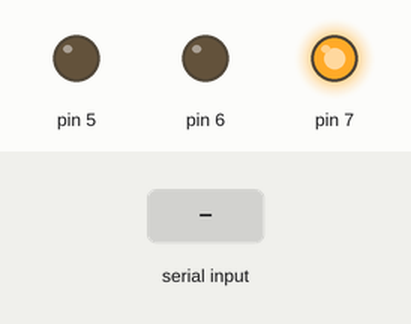
Bench run of a sketch on a simulated Arduino Uno, built with avr-gcc and run on an emulated ATmega328P. Parts: output pins drawn as LEDs (lit = HIGH). Inputs (shaded band) come from the test bench.

Above: at 1.2 s.
1.3 s: "o" received over Serial
At 1.6 s:
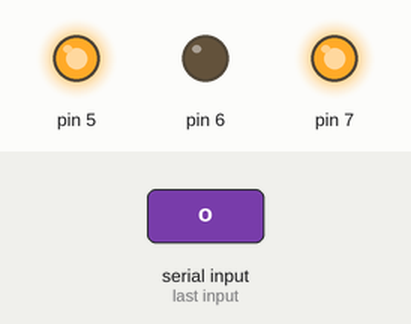
2.8 s: "p" received over Serial
At 4.0 s:
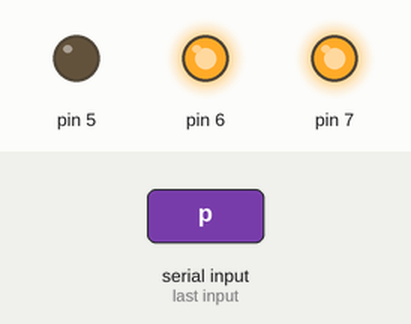
4.3 s: "s" received over Serial
At 5.1 s:
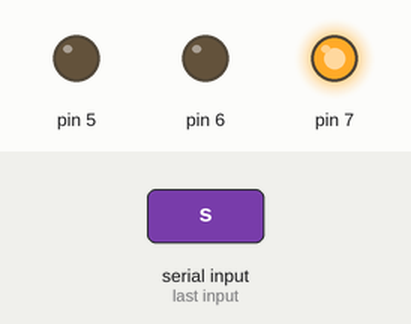
Timing chart, 0 to 7.3 s (numbered marks = the images above; inputs shaded):
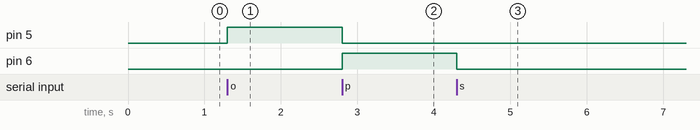

The sketch:

LinearActuator_Test.ino
```cpp
const unsigned int MAX_MESSAGE_LENGTH = 12;

void setup() {
 Serial.begin(9600);
   pinMode(5, OUTPUT);
   pinMode(6, OUTPUT);
   pinMode(7, OUTPUT);
   digitalWrite(7,HIGH);
}

void loop() {

 //Check to see if anything is available in the serial receive buffer
 while (Serial.available() > 0)
 {
   //Create a place to hold the incoming message
   static char message[MAX_MESSAGE_LENGTH];
   static unsigned int message_pos = 0;

   //Read the next available byte in the serial receive buffer
   char inByte = Serial.read();

   //Message coming in (check not terminating character) and guard for over message size
   if ( inByte == 'o')
   {
     digitalWrite(5, HIGH);
     digitalWrite(6, LOW);
  delay(1000);
   }
   else if(inByte =='s')
   {
     digitalWrite(5, LOW);
     digitalWrite(6, LOW);
  delay(1000);
   }
   //Full message received...
   else if(inByte =='p')
   {
     digitalWrite(5, LOW);
     digitalWrite(6, HIGH);
  delay(1000);
   }
 }
}
```

Measured:
- after the input at 1.3 s, pin 5: LOW → HIGH at once
- after the input at 2.8 s, pin 5: HIGH → LOW at once; pin 6: LOW → HIGH at once
- after the input at 4.3 s, pin 6: HIGH → LOW at once
